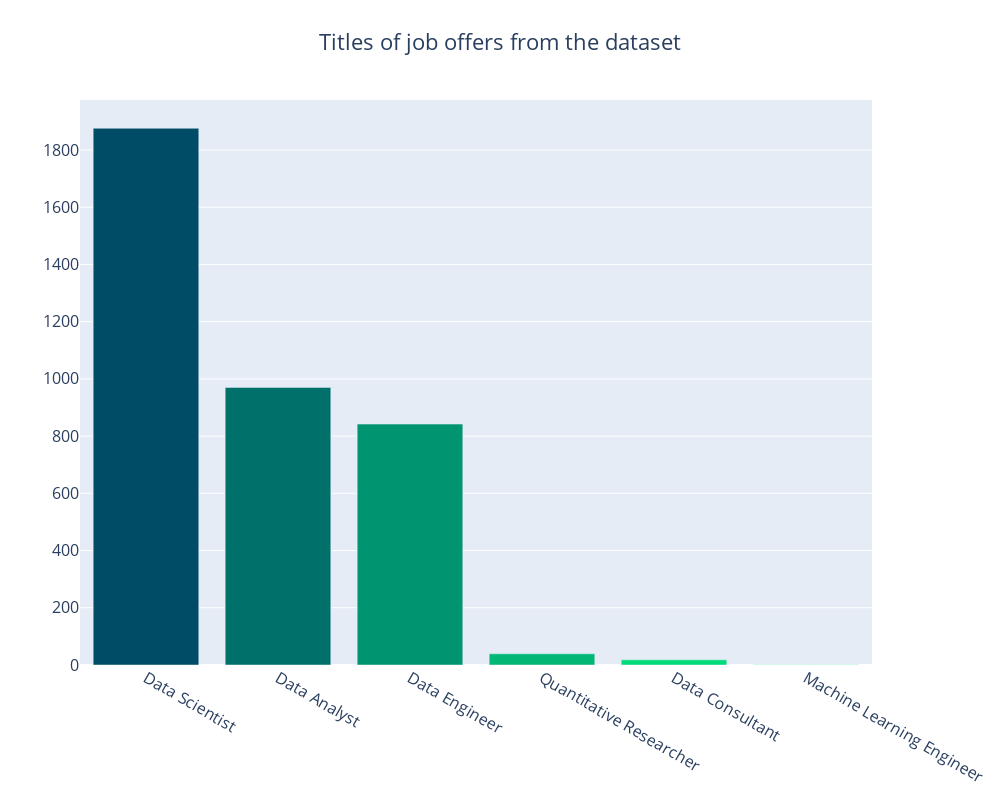

Here is the notebook cell this chart was saved with:
### Markdown cell above
## Which Job Titles and which Keywords are being used?

### Code cell
# Which titles are used for the jobs?
jobs_names_df = pd.DataFrame(df["Compare Title"].value_counts().reset_index())

jobs_names_df.columns = ["Job Title","Count"]
jobs_names_df["Job Title"].replace("", np.nan, inplace = True)
jobs_names_df.dropna(subset = ["Job Title"], inplace = True)
plotlyplot(jobs_names_df, 10, "Titles of job offers from the dataset", colors = colors_6)

### Figure 1 — Plotly figure (JSON) as saved in the notebook; plotly's stock layout.template omitted (floating-point values rounded to 4 significant figures)
{"data": [{"marker": {"color": ["#004c66", "#00706b", "#009470", "#00b775", "#00db7a", "#00ff7f"]}, "type": "bar", "x": ["Data Scientist", "Data Analyst", "Data Engineer", "Quantitative Researcher", "Data Consultant", "Machine Learning Engineer"], "y": [1876, 970, 842, 39, 18, 1]}], "layout": {"font": {"size": 16}, "height": 800, "title": {"text": "Titles of job offers from the dataset", "x": 0.5}, "width": 1000, "xaxis": {"autorange": true, "range": [-0.5, 5.5], "type": "category"}, "yaxis": {"autorange": true, "range": [0, 1975.0], "type": "linear"}}}
